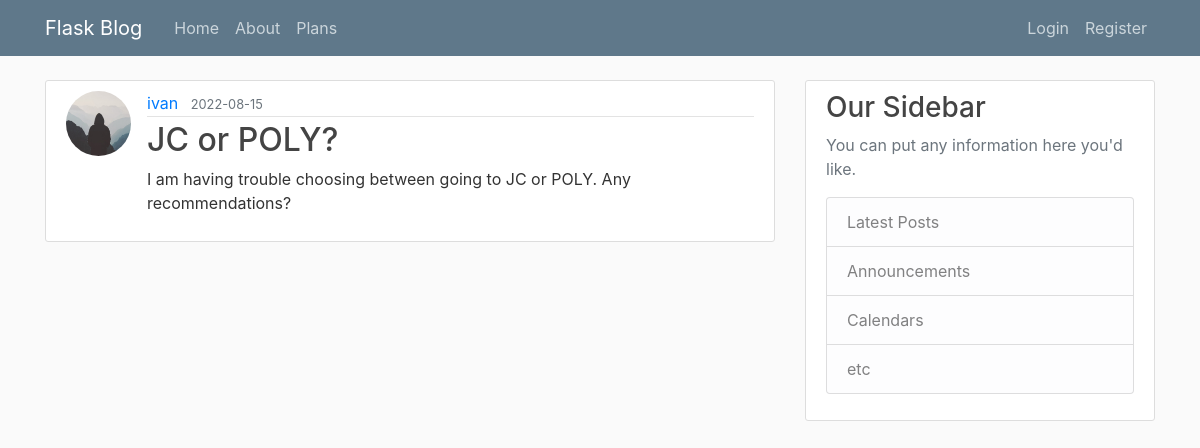
/post/1, run on the app's committed database.
### flaskblog/models.py (models this page shows, shortened)
class User(db.Model, UserMixin):
    id = db.Column(db.Integer, primary_key=True)
    username = db.Column(db.String(20), unique=True, nullable=False)
    is_premium = db.Column(db.Boolean, nullable=False, default=False)
    role_id = db.Column(db.Integer, db.ForeignKey('role.id'), nullable=False, default=1)
    email = db.Column(db.String(120), unique=True, nullable=False)
    image_file = db.Column(db.String(20), nullable=False, default='default.jpg')
    encrypted_password = db.Column(db.Text, nullable=False)
    nonce = db.Column(db.Text, nullable=False)
    tag = db.Column(db.Text, nullable=False)
    login_attempt = db.Column(db.Integer, nullable=False, default=0)
    posts = db.relationship('Post', backref='author', lazy=True)
    mfa = db.Column(db.Boolean, default=False, nullable=False)
    comments = db.relationship('Comment', backref='user', lazy=True)
    logout_time = db.Column(db.DateTime)

class Post(db.Model):
    id = db.Column(db.Integer, primary_key=True)
    title = db.Column(db.String(100), nullable=False)
    date_posted = db.Column(db.DateTime, nullable=False, default=datetime.utcnow)
    content = db.Column(db.Text, nullable=False)
    user_id = db.Column(db.Integer, db.ForeignKey('user.id'), nullable=False)
    comments = db.relationship('Comment', lazy=True)

### flaskblog/posts/routes.py (the view)
@posts.route("/post/<int:post_id>")
def post(post_id):
    post = Post.query.get_or_404(post_id)
    return render_template('posts/post.html', title=post.title, post=post)

### run.py (called while the page is built, shortened)
@app.before_request
def before_request():
    session.permanent = True
    app.permanent_session_lifetime = timedelta(minutes=10)
    session.modified = True
    g.user = current_user

### flaskblog/templates/posts/post.html (shortened to what this page needs)
{% extends "layout.html" %}
{% block content %}
  <article class="media content-section">
    <img class="rounded-circle article-img" src="{{ url_for('static', filename='profile_pics/' + post.author.image_file) }}">
    <div class="media-body">
      <div class="article-metadata">
        <a class="mr-2" href="{{ url_for('users.user_posts', username=post.author.username) }}">{{ post.author.username }}</a>
        <small class="text-muted">{{ post.date_posted.strftime('%Y-%m-%d') }}</small>
      </div>
      <h2 class="article-title">{{ post.title }}</h2>
      <p class="article-content">{{ post.content }}</p>
    </div>
  </article>
{% endblock content %}

### flaskblog/static/main.css (style rules this page uses)
body { background: #fafafa; color: #333333; margin-top: 5rem; }
h1, h2, h3, h4, h5, h6 { color: #444444; }
.content-section { background: #ffffff; padding: 10px 20px; border: 1px solid #dddddd; border-radius: 3px; margin-bottom: 20px; }
.article-title { color: #444444; }
.article-content { white-space: pre-line; }
.article-img { height: 65px; width: 65px; margin-right: 16px; }
.article-metadata { padding-bottom: 1px; margin-bottom: 4px; border-bottom: 1px solid #e3e3e3 }

### data on the page
User: image_file (placeholder picture), author.username "ivan"
Post: date_posted "2022-08-15", title "JC or POLY?", content "I am having trouble choosing between going to JC or POLY. Any recommendations?"
